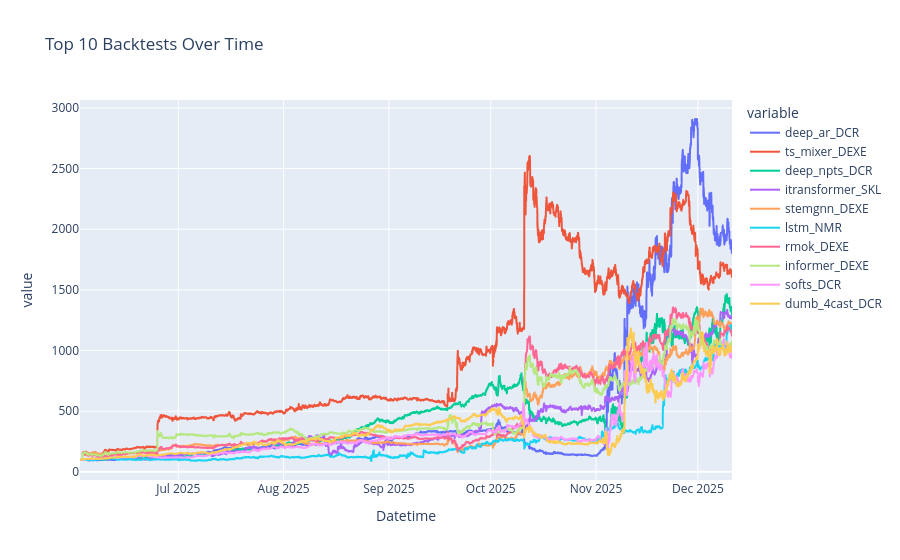

Notebook code for this chart:
### Code cell
import plotly.express as px

TOP = 10

# Get the last row of the merged dataframe
last_row = merged_df.iloc[-1]

# Drop the 'Datetime' column
last_row_values = last_row.drop(date_column_name)

# Sort the values in descending order and get the top
top_values = last_row_values.sort_values(ascending=False).head(TOP)

# Filter merged_df to include only the columns in top_values, keeping the date column
cols_to_plot = [date_column_name] + top_values.index.tolist()
filtered_merged_df = merged_df[cols_to_plot]

fig = px.line(filtered_merged_df, x=date_column_name, y=filtered_merged_df.columns[1:],
              title=f'Top {TOP} Backtests Over Time')
fig.show()

### Figure 1 — Plotly figure (JSON) as saved in the notebook; plotly's stock layout.template omitted (floating-point values rounded to 4 significant figures; data arrays with more than 128 entries replaced by an {"elided": "..."} marker saying what was removed)
{"data": [{"hovertemplate": "variable=deep_ar_DCR<br>Datetime=%{x}<br>value=%{y}<extra></extra>", "legendgroup": "deep_ar_DCR", "line": {"color": "#636efa", "dash": "solid"}, "marker": {"symbol": "circle"}, "mode": "lines", "name": "deep_ar_DCR", "showlegend": true, "type": "scattergl", "x": {"elided": "4609 str values"}, "xaxis": "x", "y": {"elided": "4609 float values"}, "yaxis": "y"}, {"hovertemplate": "variable=ts_mixer_DEXE<br>Datetime=%{x}<br>value=%{y}<extra></extra>", "legendgroup": "ts_mixer_DEXE", "line": {"color": "#EF553B", "dash": "solid"}, "marker": {"symbol": "circle"}, "mode": "lines", "name": "ts_mixer_DEXE", "showlegend": true, "type": "scattergl", "x": {"elided": "4609 str values"}, "xaxis": "x", "y": {"elided": "4609 float values"}, "yaxis": "y"}, {"hovertemplate": "variable=deep_npts_DCR<br>Datetime=%{x}<br>value=%{y}<extra></extra>", "legendgroup": "deep_npts_DCR", "line": {"color": "#00cc96", "dash": "solid"}, "marker": {"symbol": "circle"}, "mode": "lines", "name": "deep_npts_DCR", "showlegend": true, "type": "scattergl", "x": {"elided": "4609 str values"}, "xaxis": "x", "y": {"elided": "4609 float values"}, "yaxis": "y"}, {"hovertemplate": "variable=itransformer_SKL<br>Datetime=%{x}<br>value=%{y}<extra></extra>", "legendgroup": "itransformer_SKL", "line": {"color": "#ab63fa", "dash": "solid"}, "marker": {"symbol": "circle"}, "mode": "lines", "name": "itransformer_SKL", "showlegend": true, "type": "scattergl", "x": {"elided": "4609 str values"}, "xaxis": "x", "y": {"elided": "4609 float values"}, "yaxis": "y"}, {"hovertemplate": "variable=stemgnn_DEXE<br>Datetime=%{x}<br>value=%{y}<extra></extra>", "legendgroup": "stemgnn_DEXE", "line": {"color": "#FFA15A", "dash": "solid"}, "marker": {"symbol": "circle"}, "mode": "lines", "name": "stemgnn_DEXE", "showlegend": true, "type": "scattergl", "x": {"elided": "4609 str values"}, "xaxis": "x", "y": {"elided": "4609 float values"}, "yaxis": "y"}, {"hovertemplate": "variable=lstm_NMR<br>Datetime=%{x}<br>value=%{y}<extra></extra>", "legendgroup": "lstm_NMR", "line": {"color": "#19d3f3", "dash": "solid"}, "marker": {"symbol": "circle"}, "mode": "lines", "name": "lstm_NMR", "showlegend": true, "type": "scattergl", "x": {"elided": "4609 str values"}, "xaxis": "x", "y": {"elided": "4609 float values"}, "yaxis": "y"}, {"hovertemplate": "variable=rmok_DEXE<br>Datetime=%{x}<br>value=%{y}<extra></extra>", "legendgroup": "rmok_DEXE", "line": {"color": "#FF6692", "dash": "solid"}, "marker": {"symbol": "circle"}, "mode": "lines", "name": "rmok_DEXE", "showlegend": true, "type": "scattergl", "x": {"elided": "4609 str values"}, "xaxis": "x", "y": {"elided": "4609 float values"}, "yaxis": "y"}, {"hovertemplate": "variable=informer_DEXE<br>Datetime=%{x}<br>value=%{y}<extra></extra>", "legendgroup": "informer_DEXE", "line": {"color": "#B6E880", "dash": "solid"}, "marker": {"symbol": "circle"}, "mode": "lines", "name": "informer_DEXE", "showlegend": true, "type": "scattergl", "x": {"elided": "4609 str values"}, "xaxis": "x", "y": {"elided": "4609 float values"}, "yaxis": "y"}, {"hovertemplate": "variable=softs_DCR<br>Datetime=%{x}<br>value=%{y}<extra></extra>", "legendgroup": "softs_DCR", "line": {"color": "#FF97FF", "dash": "solid"}, "marker": {"symbol": "circle"}, "mode": "lines", "name": "softs_DCR", "showlegend": true, "type": "scattergl", "x": {"elided": "4609 str values"}, "xaxis": "x", "y": {"elided": "4609 float values"}, "yaxis": "y"}, {"hovertemplate": "variable=dumb_4cast_DCR<br>Datetime=%{x}<br>value=%{y}<extra></extra>", "legendgroup": "dumb_4cast_DCR", "line": {"color": "#FECB52", "dash": "solid"}, "marker": {"symbol": "circle"}, "mode": "lines", "name": "dumb_4cast_DCR", "showlegend": true, "type": "scattergl", "x": {"elided": "4609 str values"}, "xaxis": "x", "y": {"elided": "4609 float values"}, "yaxis": "y"}], "layout": {"legend": {"title": {"text": "variable"}, "tracegroupgap": 0}, "title": {"text": "Top 10 Backtests Over Time"}, "xaxis": {"anchor": "y", "domain": [0, 1], "title": {"text": "Datetime"}}, "yaxis": {"anchor": "x", "domain": [0, 1], "title": {"text": "value"}}}}
